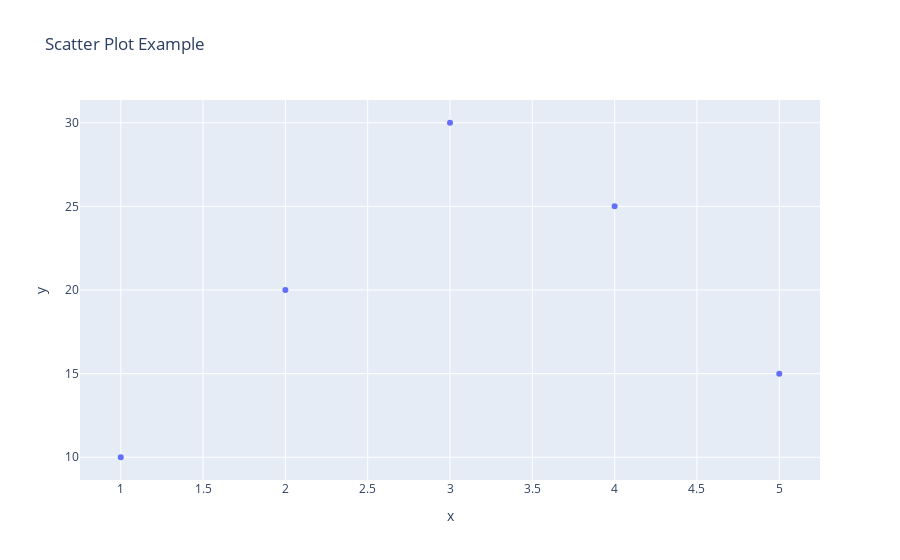

The notebook cell saved with this chart:
### Code cell
import plotly.express as px

df = {
    "x": [1, 2, 3, 4, 5],
    "y": [10, 20, 30, 25, 15]
}

fig = px.scatter(df, x="x", y="y", title="Scatter Plot Example")
fig.show()

### Figure 1 — Plotly figure (JSON) as saved in the notebook; plotly's stock layout.template omitted (floating-point values rounded to 4 significant figures)
{"data": [{"hovertemplate": "x=%{x}<br>y=%{y}<extra></extra>", "legendgroup": "", "marker": {"color": "#636efa", "symbol": "circle"}, "mode": "markers", "name": "", "orientation": "v", "showlegend": false, "type": "scatter", "x": [1, 2, 3, 4, 5], "xaxis": "x", "y": [10, 20, 30, 25, 15], "yaxis": "y"}], "layout": {"legend": {"tracegroupgap": 0}, "title": {"text": "Scatter Plot Example"}, "xaxis": {"anchor": "y", "domain": [0, 1], "title": {"text": "x"}}, "yaxis": {"anchor": "x", "domain": [0, 1], "title": {"text": "y"}}}}
